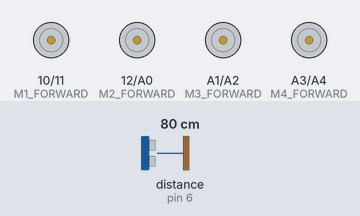
The sketch below on a simulated Arduino Uno, built with avr-gcc and run on an emulated ATmega328P. On the bench: motor-driver pin pairs drawn as motors (green arrow = first pin HIGH = forward, orange = second pin HIGH = backward, longer = more drive). The test bench sets the inputs (shaded band); at power-on: distance to the obstacle (sensor on pin 6) 80 cm. The echo pulse lasts 58.3 µs per cm.

Above: at 7.2 s.
7.3 s: distance to the obstacle (sensor on pin 6) set to 18 cm
13.7 s: distance to the obstacle (sensor on pin 6) set to 13 cm
At 14.8 s:
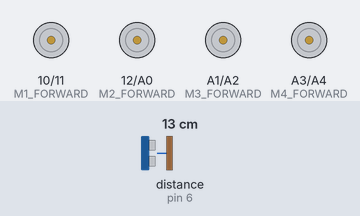
20.1 s: distance to the obstacle (sensor on pin 6) set to 250 cm
At 23.4 s:
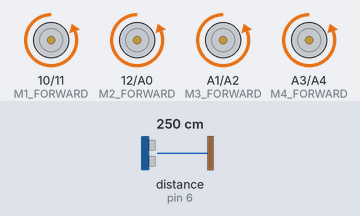
Timing chart, 0 to 24.9 s (numbered marks = the images above; inputs shaded):
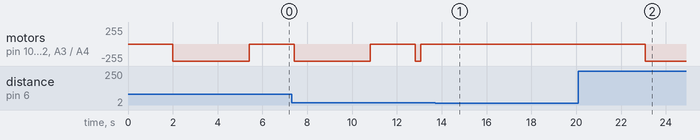

The sketch:

mar_001.ino
```cpp
#include <NewPing.h>

//PIN CONFIGURATION FOR ULTRASONIC SENSOR
#define X_TRIGGER_PIN  2
#define X_ECHO_PIN     4

#define Y_TRIGGER_PIN  7
#define Y_ECHO_PIN     8

#define XD_TRIGGER_PIN  13
#define XD_ECHO_PIN     9

#define YD_TRIGGER_PIN  5 //
#define YD_ECHO_PIN     6 //

//MOTOR DRIVER PIN CONFIGURATION
#define M1_FORWARD 10
#define M1_BACKWARD 11

#define M2_FORWARD 12
#define M2_BACKWARD A0

#define M3_FORWARD  A1
#define M3_BACKWARD A2

#define M4_FORWARD A3
#define M4_BACKWARD A4

//MAXIMUM DISTANCE FOR ULTARSONIC SENSOR
#define MAX_DISTANCE 4000

//PARAMETERS
float X_PING_DISTACE;
float Y_PING_DISTACE;
float XD_PING_DISTACE;
float YD_PING_DISTACE;

//for gyroscop
int16_t mx, my, mz;
bool blinkState = false;

//INTERNAL PARAMETERS
int X_OFFSET = 12;
int Y_OFFSET = 20;
int GLOBEL_X = 96;
int GLOBEL_Y = 70;
int ORNT_1 = 1;
int ORNT_2 = 2;
bool flag = false;

int total_margin = 15;
int common_delay = 1000;
//ultrasnoic oject creation
NewPing sonar_X(X_TRIGGER_PIN, X_ECHO_PIN, MAX_DISTANCE);
NewPing sonar_Y(Y_TRIGGER_PIN, Y_ECHO_PIN, MAX_DISTANCE);
NewPing sonar_XD(XD_TRIGGER_PIN, XD_ECHO_PIN, MAX_DISTANCE);
NewPing sonar_YD(YD_TRIGGER_PIN, YD_ECHO_PIN, MAX_DISTANCE);


void setup() {
    Serial.begin(38400);
  //MOTOR DRIVER PIN CONFIGURATION
  pinMode(M1_FORWARD,OUTPUT);
  pinMode(M1_BACKWARD,OUTPUT);

  pinMode(M2_FORWARD,OUTPUT);
  pinMode(M2_BACKWARD,OUTPUT);

  pinMode(M3_FORWARD,OUTPUT);
  pinMode(M3_BACKWARD,OUTPUT);

  pinMode(M4_FORWARD,OUTPUT);
  pinMode(M4_BACKWARD,OUTPUT);

  //MOTOR DRIVER INITIAL CONDITION
  bot_engine_stop();
}

void loop() {

  bot_margin_fixer();

}

void bot_margin_fixer (){

  //for delay weigth calculation
    int W0 = 100;
    int W = 0;
    int DW = 0;
    int Temp_w = 0;
    int D_FACTOR = 50;
  //find the YD distance

      delay(common_delay);
      YD_PING_DISTACE = sonar_YD.ping_cm();
      delay(common_delay);

      if(YD_PING_DISTACE > total_margin){

          while(!(YD_PING_DISTACE <= total_margin)){

              //stop
              bot_engine_stop();
              //delay weigth calculation
              Temp_w = (YD_PING_DISTACE - total_margin);
              int fix_offset = 0;
              fix_offset = abs(Temp_w);
              W = (fix_offset * D_FACTOR);
              DW = (W0 + W );
              //forward
              bot_backward(DW);
              //stop
              bot_engine_stop();
              //check y distance
              delay(common_delay);
              YD_PING_DISTACE = sonar_YD.ping_cm();
              delay(common_delay);
    }
      }
}

//suporting functions
void bot_engine_stop (){

  //stop
  digitalWrite(M1_FORWARD,LOW);
  digitalWrite(M1_BACKWARD,LOW);

  digitalWrite(M2_FORWARD,LOW);
  digitalWrite(M2_BACKWARD,LOW);

  digitalWrite(M3_FORWARD,LOW);
  digitalWrite(M3_BACKWARD,LOW);

  digitalWrite(M4_FORWARD,LOW);
  digitalWrite(M4_BACKWARD,LOW);

}

void bot_backward (int w){

  //backward
  digitalWrite(M1_FORWARD,LOW);
  digitalWrite(M1_BACKWARD,HIGH);

  digitalWrite(M2_FORWARD,LOW);
  digitalWrite(M2_BACKWARD,HIGH);

  digitalWrite(M3_FORWARD,LOW);
  digitalWrite(M3_BACKWARD,HIGH);

  digitalWrite(M4_FORWARD,LOW);
  digitalWrite(M4_BACKWARD,HIGH);
  delay(w);

}
```

Measured:
- after the input at 13.7 s, motor on pin 10 (M1_FORWARD) / pin 11 (M1_BACKWARD), motor on pin 12 (M2_FORWARD) / A0 (M2_BACKWARD), motor on A1 (M3_FORWARD) / A2 (M3_BACKWARD), motor on A3 (M4_FORWARD) / A4 (M4_BACKWARD): stops changing and stays stopped
- after the input at 20.1 s, motor on pin 10 (M1_FORWARD) / pin 11 (M1_BACKWARD), motor on pin 12 (M2_FORWARD) / A0 (M2_BACKWARD), motor on A1 (M3_FORWARD) / A2 (M3_BACKWARD), motor on A3 (M4_FORWARD) / A4 (M4_BACKWARD): stopped → backward 255/255 after 3.0 s
